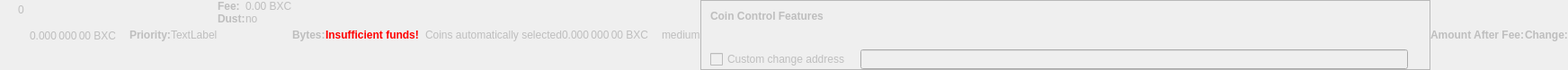
    <widget class="QWidget" name="dummyHideWidget" native="true">
     <property name="enabled">
      <bool>false</bool>
     </property>
     <property name="maximumSize">
      <size>
       <width>100</width>
       <height>22</height>
      </size>
     </property>
     <layout class="QHBoxLayout" name="dummyHideLayout">
      <property name="spacing">
       <number>0</number>
      </property>
      <property name="margin">
       <number>0</number>
      </property>
      <item>
       <layout class="QFormLayout" name="formLayoutCoinControl1">
        <property name="horizontalSpacing">
         <number>10</number>
        </property>
        <property name="verticalSpacing">
         <number>14</number>
        </property>
        <property name="leftMargin">
         <number>10</number>
        </property>
        <property name="topMargin">
         <number>4</number>
        </property>
        <property name="rightMargin">
         <number>6</number>
        </property>
        <item row="0" column="1">
         <widget class="QLabel" name="labelCoinControlBytes">
          <property name="cursor">
           <cursorShape>IBeamCursor</cursorShape>
          </property>
          <property name="contextMenuPolicy">
           <enum>Qt::ActionsContextMenu</enum>
          </property>
          <property name="text">
           <string notr="true">0</string>
          </property>
          <property name="textInteractionFlags">
           <set>Qt::LinksAccessibleByMouse|Qt::TextSelectableByKeyboard|Qt::TextSelectableByMouse</set>
          </property>
         </widget>
        </item>
       </layout>
      </item>
      <item>
       <widget class="QLabel" name="labelCoinControlAfterFee">
        <property name="enabled">
         <bool>false</bool>
        </property>
        <property name="sizePolicy">
         <sizepolicy hsizetype="Fixed" vsizetype="Fixed">
          <horstretch>0</horstretch>
          <verstretch>0</verstretch>
         </sizepolicy>
        </property>
        <property name="minimumSize">
         <size>
          <width>111</width>
          <height>12</height>
         </size>
        </property>
        <property name="maximumSize">
         <size>
          <width>111</width>
          <height>12</height>
         </size>
        </property>
        <property name="cursor">
         <cursorShape>IBeamCursor</cursorShape>
        </property>
        <property name="contextMenuPolicy">
         <enum>Qt::ActionsContextMenu</enum>
        </property>
        <property name="text">
         <string notr="true">0.000 000 00 BXC</string>
        </property>
        <property name="textInteractionFlags">
         <set>Qt::LinksAccessibleByMouse|Qt::TextSelectableByKeyboard|Qt::TextSelectableByMouse</set>
        </property>
       </widget>
      </item>
      <item>
       <widget class="QLabel" name="labelCoinControlPriorityText">
        <property name="enabled">
         <bool>false</bool>
        </property>
        <property name="font">
         <font>
          <weight>75</weight>
          <bold>true</bold>
         </font>
        </property>
        <property name="text">
         <string>Priority:</string>
        </property>
       </widget>
      </item>
      <item>
       <layout class="QHBoxLayout" name="horizontalLayout">
        <item>
         <widget class="QLabel" name="WarningLabel">
          <property name="text">
           <string>TextLabel</string>
          </property>
         </widget>
        </item>
       </layout>
      </item>
      <item>
       <layout class="QFormLayout" name="formLayoutCoinControl3">
        <property name="horizontalSpacing">
         <number>0</number>
        </property>
        <property name="verticalSpacing">
         <number>0</number>
        </property>
        <property name="leftMargin">
         <number>0</number>
        </property>
        <property name="topMargin">
         <number>0</number>
        </property>
        <property name="rightMargin">
         <number>0</number>
        </property>
        <item row="0" column="0">
         <widget class="QLabel" name="labelCoinControlFeeText">
          <property name="enabled">
           <bool>false</bool>
          </property>
          <property name="font">
           <font>
            <weight>75</weight>
            <bold>true</bold>
           </font>
          </property>
          <property name="text">
           <string>Fee:</string>
          </property>
          <property name="margin">
           <number>0</number>
          </property>
         </widget>
        </item>
        <item row="0" column="1">
         <widget class="QLabel" name="labelCoinControlFee">
          <property name="enabled">
           <bool>false</bool>
          </property>
          <property name="cursor">
           <cursorShape>IBeamCursor</cursorShape>
          </property>
          <property name="contextMenuPolicy">
           <enum>Qt::ActionsContextMenu</enum>
          </property>
          <property name="text">
           <string notr="true">0.00 BXC</string>
          </property>
          <property name="textInteractionFlags">
           <set>Qt::LinksAccessibleByMouse|Qt::TextSelectableByKeyboard|Qt::TextSelectableByMouse</set>
          </property>
         </widget>
        </item>
        <item row="1" column="0">
         <widget class="QLabel" name="labelCoinControlLowOutputText">
          <property name="enabled">
           <bool>false</bool>
          </property>
          <property name="font">
           <font>
            <weight>75</weight>
            <bold>true</bold>
           </font>
          </property>
          <property name="text">
           <string>Dust:</string>
          </property>
         </widget>
        </item>
        <item row="1" column="1">
         <widget class="QLabel" name="labelCoinControlLowOutput">
          <property name="enabled">
           <bool>false</bool>
          </property>
          <property name="cursor">
           <cursorShape>IBeamCursor</cursorShape>
          </property>
          <property name="contextMenuPolicy">
           <enum>Qt::ActionsContextMenu</enum>
          </property>
          <property name="text">
           <string>no</string>
          </property>
          <property name="textInteractionFlags">
           <set>Qt::LinksAccessibleByMouse|Qt::TextSelectableByKeyboard|Qt::TextSelectableByMouse</set>
          </property>
         </widget>
        </item>
       </layout>
      </item>
      <item>
       <widget class="QLabel" name="labelCoinControlBytesText">
        <property name="enabled">
         <bool>false</bool>
        </property>
        <property name="font">
         <font>
          <weight>75</weight>
          <bold>true</bold>
         </font>
        </property>
        <property name="text">
         <string>Bytes:</string>
        </property>
       </widget>
      </item>
      <item>
       <layout class="QFormLayout" name="formLayoutCoinControl2">
        <property name="horizontalSpacing">
         <number>0</number>
        </property>
        <property name="verticalSpacing">
         <number>0</number>
        </property>
        <property name="leftMargin">
         <number>0</number>
        </property>
        <property name="topMargin">
         <number>0</number>
        </property>
        <property name="rightMargin">
         <number>0</number>
        </property>
       </layout>
      </item>
      <item>
       <layout class="QHBoxLayout" name="horizontalLayoutCoinControl2">
        <property name="spacing">
         <number>0</number>
        </property>
        <property name="bottomMargin">
         <number>0</number>
        </property>
       </layout>
      </item>
      <item>
       <widget class="QLabel" name="labelCoinControlInsuffFunds">
        <property name="enabled">
         <bool>false</bool>
        </property>
        <property name="minimumSize">
         <size>
          <width>0</width>
          <height>0</height>
         </size>
        </property>
        <property name="font">
         <font>
          <weight>75</weight>
          <bold>true</bold>
         </font>
        </property>
        <property name="styleSheet">
         <string notr="true">color:red;font-weight:bold;</string>
        </property>
        <property name="text">
         <string>Insufficient funds!</string>
        </property>
        <property name="margin">
         <number>5</number>
        </property>
       </widget>
      </item>
      <item>
       <layout class="QFormLayout" name="formLayoutCoinControl4">
        <property name="horizontalSpacing">
         <number>0</number>
        </property>
        <property name="verticalSpacing">
         <number>0</number>
        </property>
        <property name="leftMargin">
         <number>0</number>
        </property>
        <property name="topMargin">
         <number>0</number>
        </property>
        <property name="rightMargin">
         <number>0</number>
        </property>
       </layout>
      </item>
      <item>
       <widget class="QLabel" name="labelCoinControlChangeLabel">
        <property name="enabled">
         <bool>false</bool>
        </property>
        <property name="sizePolicy">
         <sizepolicy hsizetype="Preferred" vsizetype="Expanding">
          <horstretch>0</horstretch>
          <verstretch>0</verstretch>
         </sizepolicy>
        </property>
        <property name="minimumSize">
         <size>
          <width>0</width>
          <height>0</height>
         </size>
        </property>
        <property name="text">
         <string/>
        </property>
        <property name="margin">
         <number>3</number>
        </property>
       </widget>
      </item>
      <item>
       <widget class="QLabel" name="labelCoinControlAutomaticallySelected">
        <property name="enabled">
         <bool>false</bool>
        </property>
        <property name="sizePolicy">
         <sizepolicy hsizetype="Fixed" vsizetype="Fixed">
          <horstretch>0</horstretch>
          <verstretch>0</verstretch>
         </sizepolicy>
        </property>
        <property name="minimumSize">
         <size>
          <width>0</width>
          <height>0</height>
         </size>
        </property>
        <property name="maximumSize">
         <size>
          <width>240</width>
          <height>16777215</height>
         </size>
        </property>
        <property name="text">
         <string>Coins automatically selected</string>
        </property>
        <property name="margin">
         <number>5</number>
        </property>
       </widget>
      </item>
      <item>
       <widget class="QLabel" name="labelCoinControlChange">
        <property name="enabled">
         <bool>false</bool>
        </property>
        <property name="sizePolicy">
         <sizepolicy hsizetype="Fixed" vsizetype="Fixed">
          <horstretch>0</horstretch>
          <verstretch>0</verstretch>
         </sizepolicy>
        </property>
        <property name="minimumSize">
         <size>
          <width>111</width>
          <height>0</height>
         </size>
        </property>
        <property name="maximumSize">
         <size>
          <width>111</width>
          <height>16777215</height>
         </size>
        </property>
        <property name="cursor">
         <cursorShape>IBeamCursor</cursorShape>
        </property>
        <property name="contextMenuPolicy">
         <enum>Qt::ActionsContextMenu</enum>
        </property>
        <property name="text">
         <string notr="true">0.000 000 00 BXC</string>
        </property>
        <property name="textInteractionFlags">
         <set>Qt::LinksAccessibleByMouse|Qt::TextSelectableByKeyboard|Qt::TextSelectableByMouse</set>
        </property>
       </widget>
      </item>
      <item>
       <widget class="QLabel" name="labelCoinControlPriority">
        <property name="enabled">
         <bool>false</bool>
        </property>
        <property name="cursor">
         <cursorShape>IBeamCursor</cursorShape>
        </property>
        <property name="contextMenuPolicy">
         <enum>Qt::ActionsContextMenu</enum>
        </property>
        <property name="text">
         <string>medium</string>
        </property>
        <property name="textInteractionFlags">
         <set>Qt::LinksAccessibleByMouse|Qt::TextSelectableByKeyboard|Qt::TextSelectableByMouse</set>
        </property>
       </widget>
      </item>
      <item>
       <widget class="QFrame" name="frameCoinControl">
        <property name="sizePolicy">
         <sizepolicy hsizetype="Expanding" vsizetype="Expanding">
          <horstretch>0</horstretch>
          <verstretch>0</verstretch>
         </sizepolicy>
        </property>
        <property name="maximumSize">
         <size>
          <width>16777215</width>
          <height>16777215</height>
         </size>
        </property>
        <property name="frameShape">
         <enum>QFrame::StyledPanel</enum>
        </property>
        <property name="frameShadow">
         <enum>QFrame::Sunken</enum>
        </property>
        <layout class="QVBoxLayout" name="verticalLayoutCoinControl2_2">
         <property name="spacing">
          <number>0</number>
         </property>
         <property name="margin">
          <number>0</number>
         </property>
         <item>
          <layout class="QVBoxLayout" name="verticalLayoutCoinControl" stretch="0,0,0,1">
           <property name="spacing">
            <number>0</number>
           </property>
           <property name="leftMargin">
            <number>10</number>
           </property>
           <property name="topMargin">
            <number>10</number>
           </property>
           <item>
            <layout class="QHBoxLayout" name="horizontalLayoutCoinControl1">
             <property name="bottomMargin">
              <number>15</number>
             </property>
             <item>
              <widget class="QLabel" name="labelCoinControlFeatures">
               <property name="enabled">
                <bool>false</bool>
               </property>
               <property name="sizePolicy">
                <sizepolicy hsizetype="Preferred" vsizetype="Maximum">
                 <horstretch>0</horstretch>
                 <verstretch>0</verstretch>
                </sizepolicy>
               </property>
               <property name="font">
                <font>
                 <weight>75</weight>
                 <bold>true</bold>
                </font>
               </property>
               <property name="styleSheet">
                <string notr="true">font-weight:bold;</string>
               </property>
               <property name="text">
                <string>Coin Control Features</string>
               </property>
              </widget>
             </item>
            </layout>
           </item>
           <item>
            <widget class="QWidget" name="widgetCoinControl" native="true">
             <property name="sizePolicy">
              <sizepolicy hsizetype="Preferred" vsizetype="Preferred">
               <horstretch>0</horstretch>
               <verstretch>0</verstretch>
              </sizepolicy>
             </property>
             <property name="minimumSize">
              <size>
               <width>0</width>
               <height>0</height>
              </size>
             </property>
             <property name="styleSheet">
              <string notr="true"/>
             </property>
             <layout class="QHBoxLayout" name="horizontalLayoutCoinControl5_2">
              <property name="margin">
               <number>0</number>
              </property>
              <item>
               <layout class="QHBoxLayout" name="horizontalLayoutCoinControl3">
                <property name="spacing">
                 <number>20</number>
                </property>
                <property name="topMargin">
                 <number>0</number>
                </property>
                <property name="bottomMargin">
                 <number>10</number>
                </property>
               </layout>
              </item>
             </layout>
            </widget>
           </item>
           <item>
            <layout class="QHBoxLayout" name="horizontalLayoutCoinControl4" stretch="0,0,0">
             <property name="spacing">
              <number>12</number>
             </property>
             <property name="sizeConstraint">
              <enum>QLayout::SetDefaultConstraint</enum>
             </property>
             <property name="topMargin">
              <number>5</number>
             </property>
             <property name="rightMargin">
              <number>5</number>
             </property>
             <item>
              <widget class="QCheckBox" name="checkBoxCoinControlChange">
               <property name="enabled">
                <bool>false</bool>
               </property>
               <property name="toolTip">
                <string>If this is activated, but the change address is empty or invalid, change will be sent to a newly generated address.</string>
               </property>
               <property name="text">
                <string>Custom change address</string>
               </property>
              </widget>
             </item>
             <item>
              <widget class="QValidatedLineEdit" name="lineEditCoinControlChange">
               <property name="enabled">
                <bool>false</bool>
               </property>
               <property name="sizePolicy">
                <sizepolicy hsizetype="Expanding" vsizetype="Fixed">
                 <horstretch>0</horstretch>
                 <verstretch>0</verstretch>
                </sizepolicy>
               </property>
              </widget>
             </item>
             <item>
              <widget class="QLabel" name="labelCoinControlChangeLabel_2">
               <property name="sizePolicy">
                <sizepolicy hsizetype="Preferred" vsizetype="Expanding">
                 <horstretch>0</horstretch>
                 <verstretch>0</verstretch>
                </sizepolicy>
               </property>
               <property name="minimumSize">
                <size>
                 <width>0</width>
                 <height>0</height>
                </size>
               </property>
               <property name="text">
                <string/>
               </property>
               <property name="margin">
                <number>3</number>
               </property>
              </widget>
             </item>
            </layout>
           </item>
           <item>
            <spacer name="verticalSpacerCoinControl">
             <property name="orientation">
              <enum>Qt::Vertical</enum>
             </property>
             <property name="sizeHint" stdset="0">
              <size>
               <width>800</width>
               <height>1</height>
              </size>
             </property>
            </spacer>
           </item>
          </layout>
         </item>
        </layout>
       </widget>
      </item>
      <item>
       <widget class="QLabel" name="labelCoinControlAfterFeeText">
        <property name="enabled">
         <bool>false</bool>
        </property>
        <property name="minimumSize">
         <size>
          <width>0</width>
          <height>0</height>
         </size>
        </property>
        <property name="maximumSize">
         <size>
          <width>16777215</width>
          <height>16777215</height>
         </size>
        </property>
        <property name="font">
         <font>
          <weight>75</weight>
          <bold>true</bold>
         </font>
        </property>
        <property name="text">
         <string>Amount After Fee:</string>
        </property>
        <property name="alignment">
         <set>Qt::AlignLeading|Qt::AlignLeft|Qt::AlignVCenter</set>
        </property>
        <property name="margin">
         <number>0</number>
        </property>
       </widget>
      </item>
      <item>
       <widget class="QLabel" name="labelCoinControlChangeText">
        <property name="enabled">
         <bool>false</bool>
        </property>
        <property name="sizePolicy">
         <sizepolicy hsizetype="Preferred" vsizetype="Preferred">
          <horstretch>0</horstretch>
          <verstretch>0</verstretch>
         </sizepolicy>
        </property>
        <property name="minimumSize">
         <size>
          <width>0</width>
          <height>0</height>
         </size>
        </property>
        <property name="maximumSize">
         <size>
          <width>16777215</width>
          <height>16777215</height>
         </size>
        </property>
        <property name="font">
         <font>
          <weight>75</weight>
          <bold>true</bold>
         </font>
        </property>
        <property name="text">
         <string>Change:</string>
        </property>
        <property name="alignment">
         <set>Qt::AlignLeading|Qt::AlignLeft|Qt::AlignVCenter</set>
        </property>
       </widget>
      </item>
     </layout>
    </widget>
